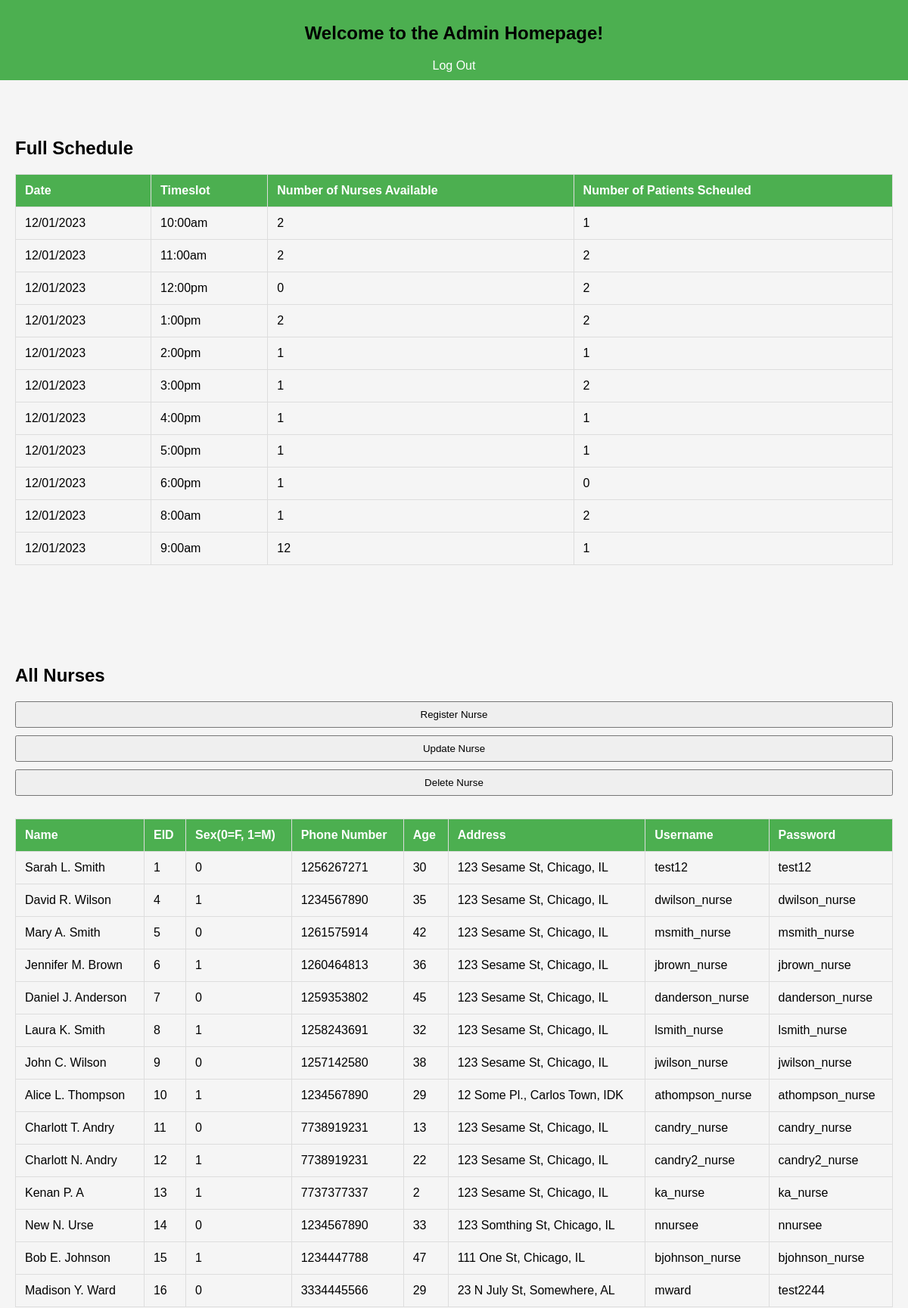
The app's page /admin-home.php (upper part) with its own data.
### tables this page shows
CREATE TABLE `schedule` (
  `the_date` varchar(20) NOT NULL,
  `time_slot` varchar(20) NOT NULL,
  `num_of_nurses` int(11) NOT NULL,
  `num_of_patients` int(11) NOT NULL
);

CREATE TABLE `nurse` (
  `eid` tinyint(4) NOT NULL,
  `Fname` varchar(8) DEFAULT NULL,
  `MI` varchar(1) DEFAULT NULL,
  `Lname` varchar(8) DEFAULT NULL,
  `age` tinyint(4) DEFAULT NULL,
  `phone_number` bigint(20) DEFAULT NULL,
  `gender` tinyint(4) DEFAULT NULL,
  `street` varchar(100) NOT NULL,
  `city` varchar(100) NOT NULL DEFAULT 'Chicago',
  `state` varchar(100) NOT NULL DEFAULT 'IL',
  `user_name` varchar(50) NOT NULL
);

### admin-home.php (the view, shortened to what this page needs)
<html>
    <head>
        <link rel="stylesheet" href="admin-home.css">
        <?php
            $servername = "localhost";
            $username = "root";
            $password = "";
            $dbname = "final-project-2";
            $conn = new mysqli($servername, $username, $password, $dbname);
        ?>
    </head>
    <div class="admin-home-page">
        <div class="tab-bar">
            <h2>Welcome to the Admin Homepage!</h2>
            <a href='http://localhost/480-hospital-database'>Log Out</a>
        </div>
        <div class="display-options">
            <div class="full-scheduling-display">
                <br>
                <br>
                <h2>Full Schedule</h2>
                <table>
                    <tr>
                        <th>Date</th>
                        <th>Timeslot</th>
                        <th>Number of Nurses Available</th>
                        <th>Number of Patients Scheuled</th>
                    </tr>
                    <?php
                    $stmt = "SELECT * FROM schedule";
                    $result = $conn->query($stmt);
                    if ($result->num_rows > 0) {
                        while($row = $result->fetch_assoc()) {
                            echo "
                            <tr>
                                <td>" . $row["the_date"]. "</td>
                                <td>" . $row["time_slot"]. "</td>
                                <td>" . $row["num_of_nurses"]. "</td>
                                <td>" . $row["num_of_patients"]. "</td>
                            </tr>";
                        }
                    } else {
                        echo "0 results";
                    }
                    ?>
                </table>
                <br>
                <br>
            </div>
            <div class="nurse-display">
                <br>
                <br>
                <h2>All Nurses</h2>
                <form method="POST" action="admin-home.php">
                    <input type="submit" name="register-nurse" value="Register Nurse"/>
                    <input type="submit" name="update-nurse" value="Update Nurse"/>
                    <input type="submit" name="delete-nurse" value="Delete Nurse"/>
                </form>
                <table>
                    <tr>
                        <th>Name</th>
                        <th>EID</th>
                        <th>Sex(0=F, 1=M)</th>
                        <th>Phone Number</th>
                        <th>Age</th>
                        <th>Address</th>
                        <th>Username</th>
                        <th>Password</th>
                    </tr>
                    <?php
                    $stmt = "SELECT * FROM nurse";
                    $result = $conn->query($stmt);
                    if ($result->num_rows > 0) {
                        while($row = $result->fetch_assoc()) {
                            $stmt_password = $conn->prepare("SELECT pass_word FROM login_table where user_name = ?");
                            $stmt_password->bind_param("s", $row["user_name"]);
                            $stmt_password->execute();
                            $result_password = $stmt_password->get_result();
                            $password_placement = "";
                            if ($result_password->num_rows > 0) {
                                $password_row = $result_password->fetch_assoc();
                                $password_placement = $password_row["pass_word"];
                            }
                            echo "
                            <tr>
                                <td>" . $row["Fname"]. " " . $row["MI"]. ". " . $row["Lname"]. "</td>
                                <td>" . $row["eid"]. "</td>
                                <td>" . $row["gender"]. "</td>
                                <td>" . $row["phone_number"]. "</td>
                                <td>" . $row["age"]. "</td>
                                <td>" . $row["street"].  ", " . $row["city"] . ", ". $row["state"]."</td>
                                <td>" . $row["user_name"]. "</td>
                                <td>" . $password_placement . "</td>
                            </tr>";
                        }
                    } else {
                        echo "0 results";
                    }
                    ?>
                </table>
                <br>
                <br>
                <br>
                <br>
            </div>
        </div>
    </div>
</html>

### admin-home.css (style rules this page uses)
.admin-home-page { max-width: 1200px; margin: 0 auto; }
.tab-bar { background-color: #4CAF50; color: white; padding: 10px; text-align: center; }
.tab-bar a { color: white; text-decoration: none; padding: 10px; margin: 0 10px; }
.display-options { padding: 20px; }
.full-scheduling-display, .nurse-display, .patient-display, .vaccine-display { margin-bottom: 40px; }
table { width: 100%; border-collapse: collapse; margin-top: 20px; }
table, th, td { border: 1px solid #ddd; }
th, td { padding: 12px; text-align: left; }
th { background-color: #4CAF50; color: white; }
h2 { color: #000000; }
form { margin-top: 20px; }
label, input, button { margin-bottom: 10px; }
input[type="text"], input[type="password"], input[type="submit"] { width: 100%; padding: 8px; box-sizing: border-box; }

### records on screen
schedule: the_date "12/01/2023", time_slot "10:00am", num_of_nurses "2", num_of_patients "1"
schedule: the_date "12/01/2023", time_slot "11:00am", num_of_nurses "2", num_of_patients "2"
schedule: the_date "12/01/2023", time_slot "12:00pm", num_of_nurses "0", num_of_patients "2"
schedule: the_date "12/01/2023", time_slot "1:00pm", num_of_nurses "2", num_of_patients "2"
schedule: the_date "12/01/2023", time_slot "2:00pm", num_of_nurses "1", num_of_patients "1"
schedule: the_date "12/01/2023", time_slot "3:00pm", num_of_nurses "1", num_of_patients "2"
schedule: the_date "12/01/2023", time_slot "4:00pm", num_of_nurses "1", num_of_patients "1"
schedule: the_date "12/01/2023", time_slot "5:00pm", num_of_nurses "1", num_of_patients "1"
schedule: the_date "12/01/2023", time_slot "6:00pm", num_of_nurses "1", num_of_patients "0"
schedule: the_date "12/01/2023", time_slot "8:00am", num_of_nurses "1", num_of_patients "2"
schedule: the_date "12/01/2023", time_slot "9:00am", num_of_nurses "12", num_of_patients "1"
nurse: Fname "Sarah", MI "L", Lname "Smith", eid "1", gender "0", phone_number "1256267271", age "30", street "123 Sesame St", city "Chicago", state "IL", user_name "test12", login_table.pass_word "test12"
nurse: Fname "David", MI "R", Lname "Wilson", eid "4", gender "1", phone_number "1234567890", age "35", street "123 Sesame St", city "Chicago", state "IL", user_name "dwilson_nurse", login_table.pass_word "dwilson_nurse"
nurse: Fname "Mary", MI "A", Lname "Smith", eid "5", gender "0", phone_number "1261575914", age "42", street "123 Sesame St", city "Chicago", state "IL", user_name "msmith_nurse", login_table.pass_word "msmith_nurse"
nurse: Fname "Jennifer", MI "M", Lname "Brown", eid "6", gender "1", phone_number "1260464813", age "36", street "123 Sesame St", city "Chicago", state "IL", user_name "jbrown_nurse", login_table.pass_word "jbrown_nurse"
nurse: Fname "Daniel", MI "J", Lname "Anderson", eid "7", gender "0", phone_number "1259353802", age "45", street "123 Sesame St", city "Chicago", state "IL", user_name "danderson_nurse", login_table.pass_word "danderson_nurse"
nurse: Fname "Laura", MI "K", Lname "Smith", eid "8", gender "1", phone_number "1258243691", age "32", street "123 Sesame St", city "Chicago", state "IL", user_name "lsmith_nurse", login_table.pass_word "lsmith_nurse"
nurse: Fname "John", MI "C", Lname "Wilson", eid "9", gender "0", phone_number "1257142580", age "38", street "123 Sesame St", city "Chicago", state "IL", user_name "jwilson_nurse", login_table.pass_word "jwilson_nurse"
nurse: Fname "Alice", MI "L", Lname "Thompson", eid "10", gender "1", phone_number "1234567890", age "29", street "12 Some Pl.", city "Carlos Town", state "IDK", user_name "athompson_nurse", login_table.pass_word "athompson_nurse"
nurse: Fname "Charlott", MI "T", Lname "Andry", eid "11", gender "0", phone_number "7738919231", age "13", street "123 Sesame St", city "Chicago", state "IL", user_name "candry_nurse", login_table.pass_word "candry_nurse"
nurse: Fname "Charlott", MI "N", Lname "Andry", eid "12", gender "1", phone_number "7738919231", age "22", street "123 Sesame St", city "Chicago", state "IL", user_name "candry2_nurse", login_table.pass_word "candry2_nurse"
nurse: Fname "Kenan", MI "P", Lname "A", eid "13", gender "1", phone_number "7737377337", age "2", street "123 Sesame St", city "Chicago", state "IL", user_name "ka_nurse", login_table.pass_word "ka_nurse"
nurse: Fname "New", MI "N", Lname "Urse", eid "14", gender "0", phone_number "1234567890", age "33", street "123 Somthing St", city "Chicago", state "IL", user_name "nnursee", login_table.pass_word "nnursee"
nurse: Fname "Bob", MI "E", Lname "Johnson", eid "15", gender "1", phone_number "1234447788", age "47", street "111 One St", city "Chicago", state "IL", user_name "bjohnson_nurse", login_table.pass_word "bjohnson_nurse"
nurse: Fname "Madison", MI "Y", Lname "Ward", eid "16", gender "0", phone_number "3334445566", age "29", street "23 N July St", city "Somewhere", state "AL", user_name "mward", login_table.pass_word "test2244"
